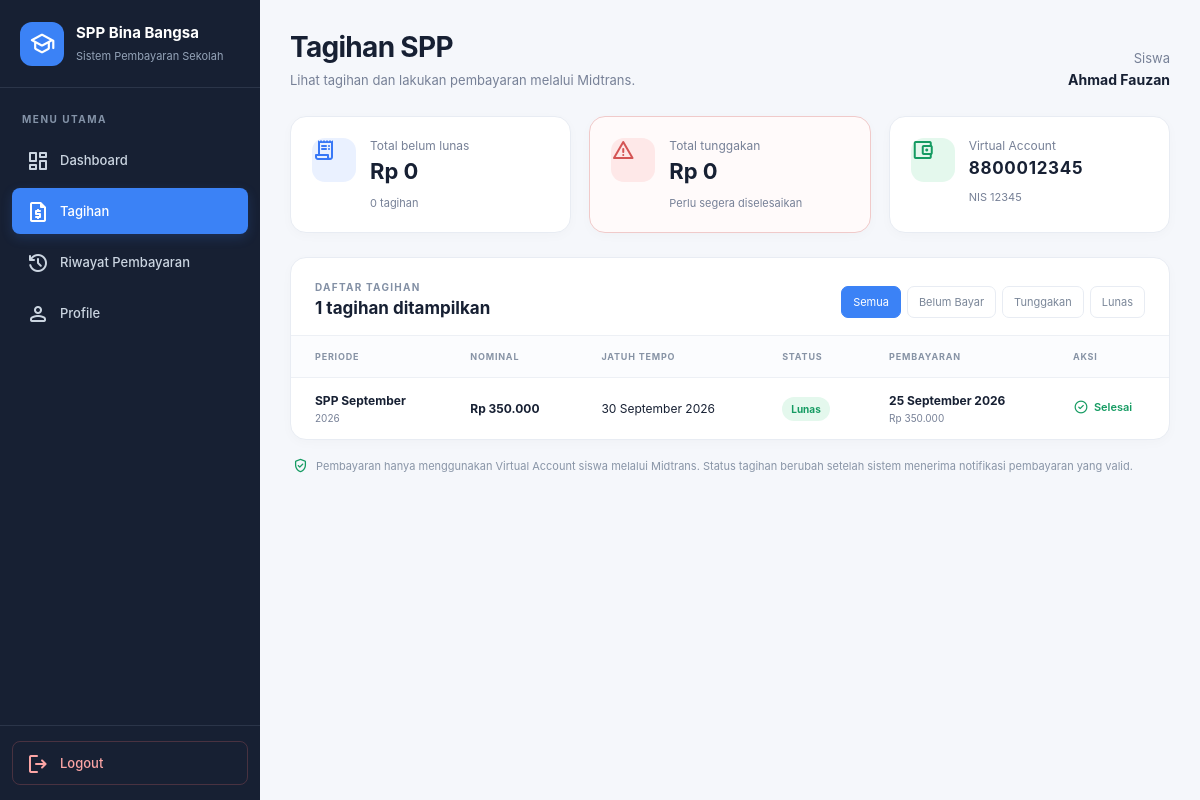
/siswa/tagihan.php (signed in), run on the app's committed database.
### tables this page shows
CREATE TABLE `siswa` (
  `id_siswa`       INT UNSIGNED NOT NULL AUTO_INCREMENT,
  `nis`            CHAR(5)     NOT NULL COMMENT '5 digit, menjadi 5 digit terakhir nomor VA',
  `nisn`           CHAR(10)    NULL,
  `nama`           VARCHAR(100) NOT NULL,
  `jenis_kelamin`  ENUM('L','P') NOT NULL,
  `tempat_lahir`   VARCHAR(60) NULL,
  `tanggal_lahir`  DATE        NULL,
  `alamat`         VARCHAR(255) NULL,
  `no_hp`          VARCHAR(20) NULL,
  `nama_orang_tua` VARCHAR(100) NULL,
  `id_kelas`       INT UNSIGNED NOT NULL,
  `id_tahun_ajaran` INT UNSIGNED NOT NULL,
  `id_user`        INT UNSIGNED NULL COMMENT 'akun login siswa',
  `status`         ENUM('aktif','lulus','keluar') NOT NULL DEFAULT 'aktif',
  `created_at`     DATETIME NOT NULL DEFAULT CURRENT_TIMESTAMP,
  `updated_at`     DATETIME NOT NULL DEFAULT CURRENT_TIMESTAMP ON UPDATE CURRENT_TIMESTAMP,
  PRIMARY KEY (`id_siswa`),
  UNIQUE KEY `uq_siswa_nis` (`nis`),
  UNIQUE KEY `uq_siswa_nisn` (`nisn`),
  UNIQUE KEY `uq_siswa_user` (`id_user`),
  KEY `fk_siswa_kelas` (`id_kelas`),
  KEY `fk_siswa_ta` (`id_tahun_ajaran`),
  CONSTRAINT `fk_siswa_kelas` FOREIGN KEY (`id_kelas`) REFERENCES `kelas` (`id_kelas`),
  CONSTRAINT `fk_siswa_ta`    FOREIGN KEY (`id_tahun_ajaran`) REFERENCES `tahun_ajaran` (`id_tahun_ajaran`),
  CONSTRAINT `fk_siswa_user`  FOREIGN KEY (`id_user`) REFERENCES `users` (`id_user`) ON DELETE SET NULL
);

CREATE TABLE `virtual_account` (
  `id_va`          INT UNSIGNED NOT NULL AUTO_INCREMENT,
  `id_siswa`       INT UNSIGNED NOT NULL,
  `nomor_va`       VARCHAR(20) NOT NULL COMMENT 'contoh: 8800012345',
  `prefix`         VARCHAR(10) NOT NULL DEFAULT '8800',
  `status`         ENUM('aktif','nonaktif') NOT NULL DEFAULT 'aktif',
  `tanggal_dibuat` DATETIME NOT NULL DEFAULT CURRENT_TIMESTAMP,
  PRIMARY KEY (`id_va`),
  UNIQUE KEY `uq_va_nomor` (`nomor_va`),
  KEY `fk_va_siswa` (`id_siswa`),
  CONSTRAINT `fk_va_siswa` FOREIGN KEY (`id_siswa`) REFERENCES `siswa` (`id_siswa`)
);

CREATE TABLE `pembayaran` (
  `id_pembayaran`      INT UNSIGNED NOT NULL AUTO_INCREMENT,
  `id_transaksi`       INT UNSIGNED NOT NULL,
  `id_tagihan`         INT UNSIGNED NOT NULL,
  `tanggal_pembayaran` DATETIME NOT NULL COMMENT 'waktu sebenarnya, tetap tersimpan walau telat',
  `nominal_pembayaran` BIGINT UNSIGNED NOT NULL,
  `status`             ENUM('LUNAS','SEBAGIAN') NOT NULL DEFAULT 'LUNAS',
  `created_at`         DATETIME NOT NULL DEFAULT CURRENT_TIMESTAMP,
  PRIMARY KEY (`id_pembayaran`),
  UNIQUE KEY `uq_pembayaran_transaksi` (`id_transaksi`),
  UNIQUE KEY `uq_pembayaran_tagihan` (`id_tagihan`) COMMENT 'mencegah pelunasan ganda',
  KEY `fk_pembayaran_tagihan` (`id_tagihan`),
  CONSTRAINT `fk_pembayaran_trx`     FOREIGN KEY (`id_transaksi`) REFERENCES `transaksi_payment_gateway` (`id_transaksi`),
  CONSTRAINT `fk_pembayaran_tagihan` FOREIGN KEY (`id_tagihan`) REFERENCES `tagihan_spp` (`id_tagihan`)
);

CREATE TABLE `tagihan_spp` (
  `id_tagihan`          INT UNSIGNED NOT NULL AUTO_INCREMENT,
  `id_siswa`            INT UNSIGNED NOT NULL,
  `id_tarif`            INT UNSIGNED NOT NULL,
  `id_tahun_ajaran`     INT UNSIGNED NOT NULL,
  `bulan`               TINYINT UNSIGNED NOT NULL COMMENT '1-12',
  `tahun`               SMALLINT UNSIGNED NOT NULL COMMENT 'contoh: 2026',
  `nominal`             BIGINT UNSIGNED NOT NULL,
  `tanggal_jatuh_tempo` DATE NOT NULL COMMENT 'tanggal terakhir bulan berjalan',
  `status`              ENUM('BELUM_BAYAR','LUNAS','TUNGGAKAN') NOT NULL DEFAULT 'BELUM_BAYAR',
  `created_at`          DATETIME NOT NULL DEFAULT CURRENT_TIMESTAMP,
  `updated_at`          DATETIME NOT NULL DEFAULT CURRENT_TIMESTAMP ON UPDATE CURRENT_TIMESTAMP,
  PRIMARY KEY (`id_tagihan`),
  UNIQUE KEY `uq_tagihan_periode` (`id_siswa`,`tahun`,`bulan`) COMMENT 'satu tagihan per siswa per bulan',
  KEY `fk_tagihan_tarif` (`id_tarif`),
  KEY `fk_tagihan_ta` (`id_tahun_ajaran`),
  KEY `idx_tagihan_status` (`status`),
  KEY `idx_tagihan_jatuh_tempo` (`tanggal_jatuh_tempo`),
  CONSTRAINT `fk_tagihan_siswa` FOREIGN KEY (`id_siswa`) REFERENCES `siswa` (`id_siswa`),
  CONSTRAINT `fk_tagihan_tarif` FOREIGN KEY (`id_tarif`) REFERENCES `tarif_spp` (`id_tarif`),
  CONSTRAINT `fk_tagihan_ta`    FOREIGN KEY (`id_tahun_ajaran`) REFERENCES `tahun_ajaran` (`id_tahun_ajaran`)
);

### siswa/tagihan.php (the view, shortened to what this page needs)
<?php
require_once __DIR__ . '/../config/koneksi.php';
function e(mixed $value): string { return htmlspecialchars((string) ($value ?? '-'), ENT_QUOTES, 'UTF-8'); }
function rupiah(int|float $value): string { return 'Rp ' . number_format((float) $value, 0, ',', '.'); }
function bulan(int $month): string { return [1=>'Januari','Februari','Maret','April','Mei','Juni','Juli','Agustus','September','Oktober','November','Desember'][$month] ?? '-'; }
function tanggalIndonesia(?string $date): string { if (!$date || strtotime($date) === false) return '-'; $time=strtotime($date); return date('d',$time).' '.bulan((int)date('n',$time)).' '.date('Y',$time); }
function statusLabel(string $status): string { return match($status) { 'LUNAS'=>'Lunas', 'TUNGGAKAN'=>'Tunggakan', 'BELUM_BAYAR'=>'Belum Bayar', default=>ucfirst(strtolower($status)) }; }
function statusClass(string $status): string { return match($status) { 'LUNAS'=>'status-paid', 'TUNGGAKAN'=>'status-overdue', default=>'status-pending' }; }
$student = null;
$bills = [];
$totalUnpaid = 0;
$totalOverdue = 0;
$unpaidCount = 0;
$filter = (string) ($_GET['status'] ?? 'semua');
try {
    $stmt=$pdo->prepare('SELECT s.id_siswa, s.nis, s.nama, k.nama_kelas, j.nama_jurusan, va.nomor_va FROM siswa s INNER JOIN kelas k ON k.id_kelas=s.id_kelas INNER JOIN jurusan j ON j.id_jurusan=k.id_jurusan LEFT JOIN virtual_account va ON va.id_siswa=s.id_siswa AND va.status="aktif" WHERE s.id_user=? LIMIT 1');
    $stmt->execute([(int)$_SESSION['user']['id_user']]); $student=$stmt->fetch();
    $summaryStatement = $pdo->prepare(
        'SELECT
            COALESCE(SUM(CASE WHEN status <> "LUNAS" THEN nominal ELSE 0 END), 0) AS total_unpaid,
            COALESCE(SUM(CASE WHEN status = "TUNGGAKAN" THEN nominal ELSE 0 END), 0) AS total_overdue,
            COALESCE(SUM(status <> "LUNAS"), 0) AS unpaid_count
         FROM tagihan_spp
         WHERE id_siswa = ?'
    );
    $summaryStatement->execute([(int)$student['id_siswa']]);
    $summary = $summaryStatement->fetch() ?: [];
    $totalUnpaid = (int) ($summary['total_unpaid'] ?? 0);
    $totalOverdue = (int) ($summary['total_overdue'] ?? 0);
    $unpaidCount = (int) ($summary['unpaid_count'] ?? 0);
    $sql='SELECT ts.*, p.tanggal_pembayaran, p.nominal_pembayaran,
                 (SELECT tpg.order_id
                  FROM transaksi_payment_gateway tpg
                  WHERE tpg.status_transaksi="pending"
                    AND tpg.created_at >= DATE_SUB(NOW(), INTERVAL 1 HOUR)
                    AND CAST(SUBSTRING_INDEX(SUBSTRING_INDEX(tpg.order_id, "-", 2), "-", -1) AS UNSIGNED)=ts.id_tagihan
                  ORDER BY tpg.created_at DESC, tpg.id_transaksi DESC
                  LIMIT 1) AS pending_order_id
          FROM tagihan_spp ts
          LEFT JOIN pembayaran p ON p.id_tagihan=ts.id_tagihan
          WHERE ts.id_siswa=?';
    $params=[(int)$student['id_siswa']];
    $sql .= ' ORDER BY (ts.tahun=YEAR(CURDATE()) AND ts.bulan=MONTH(CURDATE())) DESC, ts.tahun DESC, ts.bulan DESC';
    $stmt=$pdo->prepare($sql); $stmt->execute($params); $bills=$stmt->fetchAll();
} catch (Throwable $exception) {
    error_log('Halaman tagihan siswa: '.$exception->getMessage());
    $databaseError='Data tagihan belum dapat dimuat. Periksa koneksi database.';
}
$clientKey = midtrans_client_key();
?>
<!DOCTYPE html>
<html lang="id">
<head>
    <link rel="stylesheet" href="../assets/css/siswa/sidebar.css">
    <link rel="stylesheet" href="../assets/css/siswa/tagihan.css">
</head>
<body>
<?php require_once __DIR__ . '/partials/sidebar.php'; ?>
<main class="dashboard-main bills-main">
    <header class="dashboard-header"><div><h1>Tagihan SPP</h1><p>Lihat tagihan dan lakukan pembayaran melalui Midtrans.</p></div><div class="student-greeting"><span>Siswa</span><strong><?=e($student['nama']??$_SESSION['user']['nama']??'Siswa')?></strong></div></header>
    <section class="bill-summary-grid">
    <article class="bill-summary-card"><span class="material-symbols-rounded summary-card-icon blue">receipt_long</span><div><span>Total belum lunas</span><strong><?=rupiah($totalUnpaid)?></strong><small><?=$unpaidCount?> tagihan</small></div></article>
        <article class="bill-summary-card overdue-summary"><span class="material-symbols-rounded summary-card-icon red">warning</span><div><span>Total tunggakan</span><strong><?=rupiah($totalOverdue)?></strong><small>Perlu segera diselesaikan</small></div></article>
        <article class="bill-summary-card"><span class="material-symbols-rounded summary-card-icon green">account_balance_wallet</span><div><span>Virtual Account</span><strong class="va-summary"><?=e($student['nomor_va']??'Belum tersedia')?></strong><small>NIS <?=e($student['nis']??'-')?></small></div></article>
    </section>
    <section class="panel bills-panel">
        <div class="bills-panel-heading"><div><span class="section-label">Daftar tagihan</span><h2><?=count($bills)?> tagihan ditampilkan</h2></div><div class="filter-tabs"><?php foreach(['semua'=>'Semua','BELUM_BAYAR'=>'Belum Bayar','TUNGGAKAN'=>'Tunggakan','LUNAS'=>'Lunas'] as $value=>$label): ?><a class="filter-tab <?=$filter===$value?'active':''?>" href="tagihan.php?status=<?=e($value)?>"><?=e($label)?></a><?php endforeach; ?></div></div>
        <div class="bill-table-wrap"><table class="bill-table"><thead><tr><th>Periode</th><th>Nominal</th><th>Jatuh tempo</th><th>Status</th><th>Pembayaran</th><th>Aksi</th></tr></thead><tbody>
        <?php if (!$bills): ?><tr><td colspan="6" class="empty-bills">Belum ada tagihan yang sesuai filter.</td></tr><?php else: foreach($bills as $bill): ?><tr><td><strong>SPP <?=e(bulan((int)$bill['bulan']))?></strong><small><?=e((string)$bill['tahun'])?></small></td><td class="bill-nominal"><?=rupiah((int)$bill['nominal'])?></td><td><?=e(tanggalIndonesia($bill['tanggal_jatuh_tempo']))?></td><td><span class="status-badge <?=e(statusClass($bill['status']))?>"><?=e(statusLabel($bill['status']))?></span></td><td><?php if($bill['tanggal_pembayaran']): ?><strong><?=e(tanggalIndonesia($bill['tanggal_pembayaran']))?></strong><small><?=rupiah((int)$bill['nominal_pembayaran'])?></small><?php elseif($bill['pending_order_id']): ?><span class="not-paid">Menunggu pembayaran</span><small>Transaksi VA masih pending</small><?php else: ?><span class="not-paid">Belum ada pembayaran</span><?php endif; ?></td><td><?php if($bill['status']==='LUNAS'): ?><span class="paid-label"><span class="material-symbols-rounded">check_circle</span> Selesai</span><?php else: ?><button class="pay-button" type="button" data-bill-id="<?= (int)$bill['id_tagihan']?>" <?= $clientKey===''?'disabled':'' ?>>Bayar sekarang <span class="material-symbols-rounded">arrow_forward</span></button><?php endif; ?></td></tr><?php endforeach; endif; ?>
        </tbody></table></div>
    </section>
    <p class="payment-footnote"><span class="material-symbols-rounded">verified_user</span> Pembayaran hanya menggunakan Virtual Account siswa melalui Midtrans. Status tagihan berubah setelah sistem menerima notifikasi pembayaran yang valid.</p>
</main>
</body>
</html>

### assets/css/siswa/sidebar.css (style rules this page uses)
:root { --sidebar-bg: #172033; --sidebar-surface: #202d43; --sidebar-hover: #293951; --sidebar-primary: #3b82f6; --sidebar-text: #cbd5e1; --sidebar-muted: #94a3b8; --sidebar-border: rgba(148, 163, 184, 0.16); --sidebar-width: 260px; --sidebar-radius: 8px; --sidebar-transition: 0.22s ease; }

### assets/css/siswa/tagihan.css (style rules this page uses)
:root { --dashboard-bg:#f5f7fb;--dashboard-text:#172033;--dashboard-muted:#778197;--dashboard-border:#e8ecf3;--dashboard-card:#fff;--dashboard-primary:#3b82f6;--dashboard-width:260px }
* { box-sizing:border-box }
body { margin:0;background:var(--dashboard-bg);color:var(--dashboard-text);font-family:Inter,"Segoe UI",Arial,sans-serif }
.dashboard-main { min-height:100vh;margin-left:var(--dashboard-width);padding:30px }
.dashboard-header { display:flex;align-items:flex-end;justify-content:space-between;gap:20px;margin-bottom:28px }
.dashboard-header h1 { margin:0 0 8px;color:#172033;font-size:28px;font-weight:750;letter-spacing:-.7px }
.dashboard-header p { margin:0;color:var(--dashboard-muted);font-size:13px }
.student-greeting { display:flex;flex-direction:column;align-items:flex-end;gap:5px;font-size:13px }
.student-greeting span { color:var(--dashboard-muted) }
.student-greeting strong { font-size:14px }
.bill-summary-grid { display:grid;grid-template-columns:repeat(3,minmax(0,1fr));gap:18px;margin-bottom:24px }
.bill-summary-card { display:flex;align-items:flex-start;gap:14px;min-width:0;padding:21px;border:1px solid var(--dashboard-border);border-radius:16px;background:var(--dashboard-card);box-shadow:0 3px 12px rgba(22,34,55,.025) }
.summary-card-icon { display:flex;align-items:center;justify-content:center;width:44px;height:44px;flex-shrink:0;border-radius:13px;font-size:21px }
.summary-card-icon.blue { background:#eaf1ff;color:#3978f6 }
.summary-card-icon.red { background:#fee8e8;color:#d45454 }
.summary-card-icon.green { background:#e4f8ed;color:#159b62 }
.bill-summary-card>div { min-width:0 }
.bill-summary-card>div>span { display:block;color:var(--dashboard-muted);font-size:12px }
.bill-summary-card strong { display:block;margin:5px 0 7px;color:#172033;font-size:22px;overflow-wrap:anywhere }
.bill-summary-card small { color:var(--dashboard-muted);font-size:11px }
.bill-summary-card .va-summary { font-size:17px;letter-spacing:.7px;white-space:nowrap }
.overdue-summary { border-color:#f0caca;background:#fffafa }
.panel { border:1px solid var(--dashboard-border);border-radius:16px;background:var(--dashboard-card);box-shadow:0 3px 12px rgba(22,34,55,.025) }
.bills-panel { overflow:hidden }
.bills-panel-heading { display:flex;align-items:flex-end;justify-content:space-between;gap:20px;padding:23px 24px 17px }
.section-label { display:block;color:#8390a5;font-size:10px;font-weight:700;letter-spacing:1.25px;text-transform:uppercase }
.bills-panel-heading h2 { margin:5px 0 0;color:#172033;font-size:17px }
.filter-tabs { display:flex;flex-wrap:wrap;gap:6px;justify-content:flex-end }
.filter-tab { padding:8px 11px;border:1px solid var(--dashboard-border);border-radius:7px;background:#fff;color:#7b8799;font-size:11px;text-decoration:none;transition:.18s ease }
.filter-tab.active { border-color:#3b82f6;background:#3b82f6;color:#fff }
.bill-table-wrap { overflow-x:auto }
.bill-table { width:100%;min-width:820px;border-collapse:collapse }
.bill-table th,.bill-table td { padding:15px 24px;border-top:1px solid #edf0f5;text-align:left;font-size:12px;white-space:nowrap }
.bill-table th { background:#fbfcfe;color:#8793a5;font-size:9px;font-weight:700;letter-spacing:.8px;text-transform:uppercase }
.bill-table td strong,.bill-table td small { display:block }
.bill-table td small { margin-top:4px;color:var(--dashboard-muted);font-size:10px }
.bill-nominal { color:#172033;font-weight:700 }
.status-badge { display:inline-flex;padding:6px 9px;border-radius:99px;font-size:10px;font-weight:700;white-space:nowrap }
.status-paid { background:#e4f8ed;color:#159b62 }
.pay-button .material-symbols-rounded,.paid-label .material-symbols-rounded { font-size:16px }
.paid-label { display:inline-flex;align-items:center;gap:5px;color:#159b62;font-size:11px;font-weight:600 }
.payment-footnote { display:flex;align-items:center;gap:7px;margin:17px 2px 0;color:#8995a7;font-size:11px }
.payment-footnote .material-symbols-rounded { color:#159b62;font-size:17px }

### data on the page
siswa: nama "Ahmad Fauzan", virtual_account.nomor_va "8800012345", nis "12345"
pembayaran: id_tagihan.bulan "September", id_tagihan.tahun "2026", id_tagihan.nominal "Rp 350.000", id_tagihan.tanggal_jatuh_tempo "30 September 2026", id_tagihan.status "Lunas", tanggal_pembayaran "25 September 2026", nominal_pembayaran "Rp 350.000"

### other printed values
$label "Dashboard"
$label "Tagihan"
$label "Riwayat Pembayaran"
$label "Profile"
rupiah($totalUnpaid) "Rp 0"
$unpaidCount "0"
rupiah($totalOverdue) "Rp 0"
count($bills) "1"
$label "Semua"
$label "Belum Bayar"
$label "Tunggakan"
$label "Lunas"
